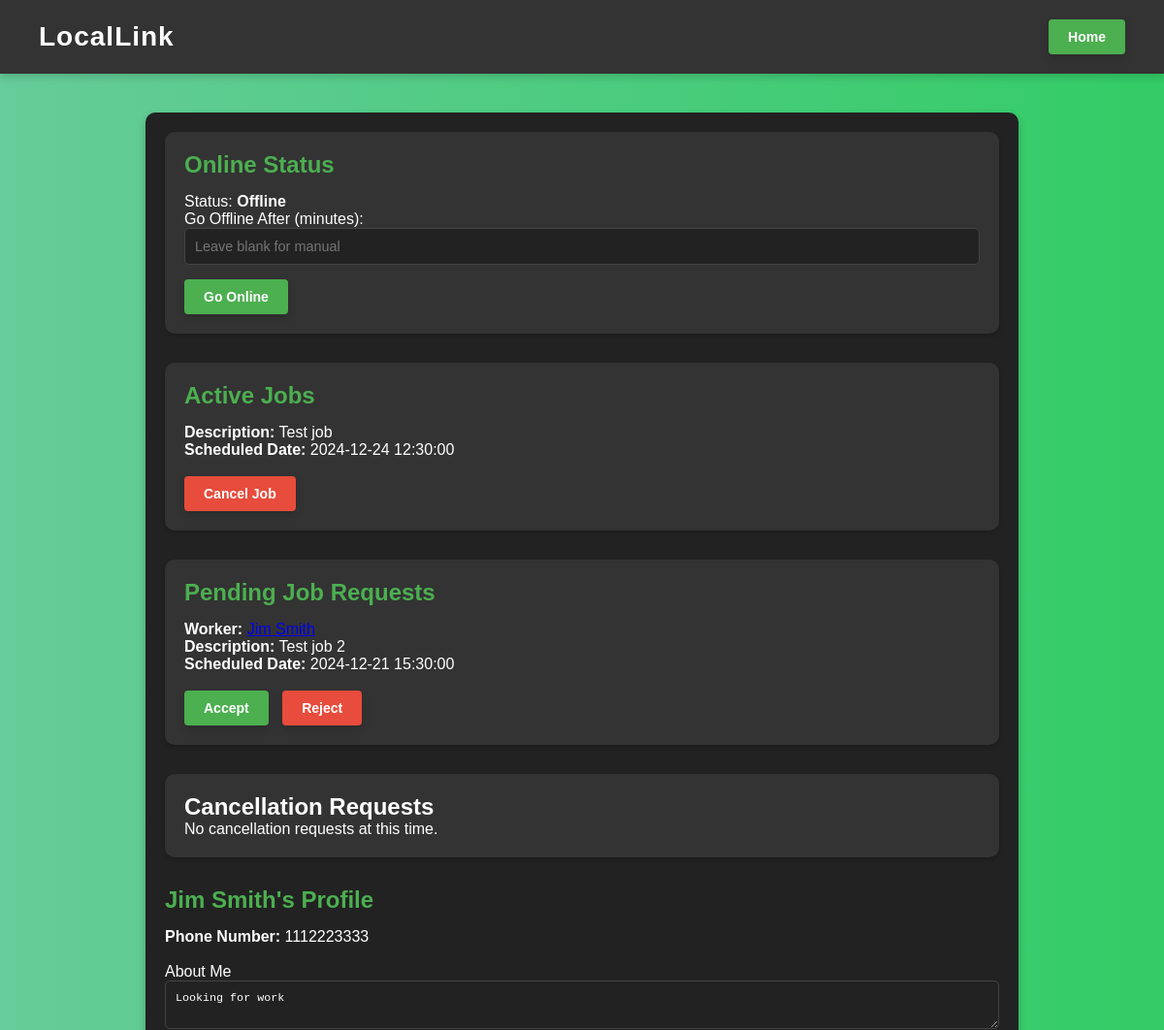
/profile/3 (signed in, upper part), run on an earlier commit of the app's database.
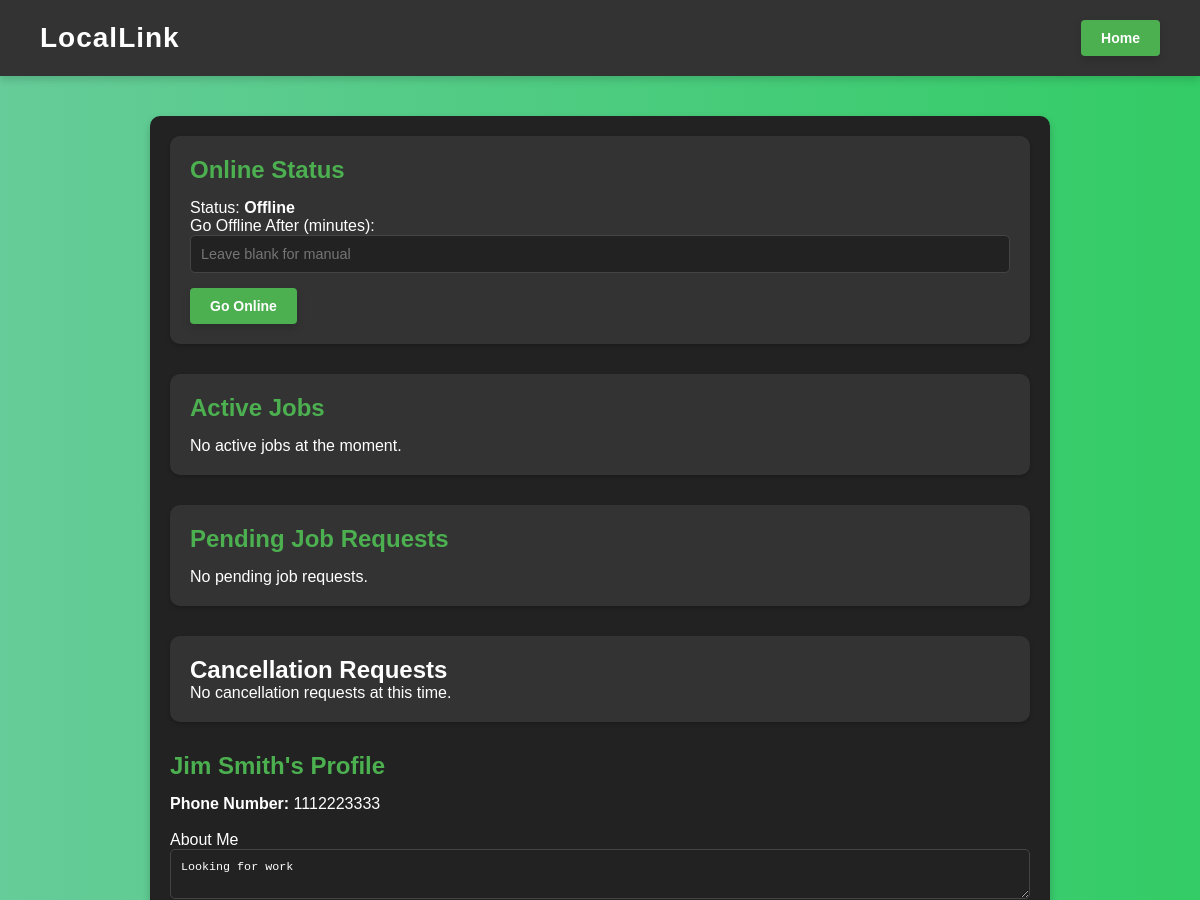
And on a later commit of the database.
### app/models/contract.py (models this page shows)
class Contract(db.Model):
    __tablename__ = 'contracts'
    id = db.Column(db.Integer, primary_key=True)
    worker_id = db.Column(db.Integer, db.ForeignKey('workers.id'), nullable=False)
    employer_id = db.Column(db.Integer, db.ForeignKey('employers.id'), nullable=False)
    job_posting_id = db.Column(db.Integer, db.ForeignKey('job_postings.id'), nullable=True)
    description = db.Column(db.String(500), nullable=True)  # New column for job description
    status = db.Column(db.String(50), default='pending')  # pending, accepted, completed, etc.
    created_at = db.Column(db.DateTime, default=datetime.utcnow)
    job_date = db.Column(db.DateTime, nullable=False)  # Job date
    worker = db.relationship('Worker', back_populates='contracts')
    employer = db.relationship('Employer', back_populates='contracts')
    job_posting = db.relationship('JobPosting', backref='contracts')

### app/models/worker.py (models this page shows, shortened)
class Worker(db.Model):
    __tablename__ = 'workers'
    id = db.Column(db.Integer, primary_key=True)
    profile_picture = db.Column(db.String(200))
    name = db.Column(db.String(100), nullable=False)
    phone_number = db.Column(db.String(15), unique=True, nullable=False)
    password = db.Column(db.String(200), nullable=False)
    zip_code = db.Column(db.String(10), nullable=False)
    travel_distance = db.Column(db.Integer, nullable=False)
    user_role = db.Column(db.String(50), default='regular')
    about_me = db.Column(db.Text, nullable=True)
    is_online = db.Column(db.Boolean, default=False)
    auto_offline_time = db.Column(db.DateTime, nullable=True)
    job_postings = db.relationship('JobPosting', back_populates='worker')
    contracts = db.relationship('Contract', back_populates='worker')
    skills = db.relationship('Skill', back_populates='worker')  # Add this line

### app/routes/worker_routes.py (the view, shortened to what this page needs)
@worker_bp.route('/profile/<int:worker_id>', methods=['GET', 'POST'])
def worker_profile(worker_id):
    worker = Worker.query.get_or_404(worker_id)
    if session.get('worker_id') != worker_id:
        flash("You are not authorized to view this profile.", "danger")
        return redirect(url_for('home.home'))
    form = WorkerProfileForm(obj=worker)
    pending_requests = Contract.query.filter_by(worker_id=worker_id, status='pending').all()
    active_jobs = Contract.query.filter_by(worker_id=worker_id, status='accepted').all()
    cancel_requests = Contract.query.filter_by(worker_id=worker_id, status='cancel_requested').all()
    worker_skills = Skill.query.filter_by(worker_id=worker_id).all()
    return render_template(
        'worker_profile.html',
        worker=worker,
        form=form,
        skills=worker_skills,
        pending_requests=pending_requests,
        active_jobs=active_jobs,
        cancel_requests=cancel_requests,
    )

### app/forms.py
class WorkerProfileForm(FlaskForm):
    about_me = TextAreaField('About Me', validators=[DataRequired()])
    zip_code = StringField('ZIP Code', validators=[DataRequired()])
    travel_distance = IntegerField('Travel Distance (miles)', validators=[DataRequired(), NumberRange(min=1)])
    skill_name = StringField('Skill Name', validators=[Optional()])
    experience_level = IntegerField('Experience Level (1-5)', validators=[Optional(), NumberRange(min=1, max=5)])
    description = TextAreaField('Skill Description', validators=[Optional()])
    rate_type = SelectField(
        'Rate Type',
        choices=[('fixed', 'Fixed'), ('hourly', 'Hourly'), ('negotiable', 'Negotiable')],
        default='negotiable'
    )
    rate_value = FloatField(
        'Rate Value',
        validators=[Optional(), NumberRange(min=0)],
        render_kw={"placeholder": "Leave blank if negotiable"}
    )
    submit = SubmitField('Save Changes')

### app/templates/worker_profile.html (shortened to what the changed rows need)
<!DOCTYPE html>
<html lang="en">
<head>
    <link rel="stylesheet" href="{{ url_for('static', filename='css/worker_profile.css') }}">
</head>
<body>
    <header>
        <div class="logo">
            <h1>LocalLink</h1>
        </div>
    </header>
    <main>
        <section class="profile-card">
            <div class="worker-online-status">
                <h2>Online Status</h2>
            </div>
            <div class="active-jobs">
                <h2>Active Jobs</h2>
                <ul>
                    {% if active_jobs %}
                        {% for job in active_jobs %}
                            <li>
                                <p><strong>Description:</strong> {{ job.description }}</p>
                                <p><strong>Scheduled Date:</strong> {{ job.job_date.strftime('%Y-%m-%d %H:%M:%S') }}</p>
                                <br/>
                                <form method="POST" action="{{ url_for('worker.cancel_active_job', job_id=job.id) }}">
                                    <button type="submit" class="button danger">Cancel Job</button>
                                </form>
                                <br/>
                            </li>
                        {% endfor %}
                    {% else %}
                        <p>No active jobs at the moment.</p>
                    {% endif %}
                </ul>
            </div>
            <div class="job-requests">
                <h2>Pending Job Requests</h2>
                <ul>
                    {% if pending_requests %}
                        {% for request in pending_requests %}
                            <li>
                                <p>
                                    <strong>Worker:</strong>
                                    <a href="{{ url_for('worker.worker_view', worker_id=request.worker.id) }}">
                                        {{ request.worker.name }}
                                    </a>
                                </p>
                                <p><strong>Description:</strong> {{ request.description }}</p>
                                <p><strong>Scheduled Date:</strong> {{ request.job_date.strftime('%Y-%m-%d %H:%M:%S') if request.job_date else "N/A" }}</p>
                                <br/>
                                <form method="POST" action="{{ url_for('worker.accept_job', job_id=request.id) }}">
                                    <button type="submit" class="button">Accept</button>
                                </form>
                                <form method="POST" action="{{ url_for('worker.reject_job', job_id=request.id) }}">
                                    <button type="submit" class="button danger">Reject</button>
                                </form>
                            </li>
                        {% endfor %}
                    {% else %}
                        <p>No pending job requests.</p>
                    {% endif %}
                </ul>
            </div>
            <div class="cancellation-requests">
                <h2>Cancellation Requests</h2>
            </div>
            <div class="worker-details">
                <h2>{{ worker.name }}'s Profile</h2>
                <br/>
            </div>
        </section>
    </main>
</body>
</html>

What changed in the data, as far as the page shows it:
no longer on this page (row edited): Contract: description "Test job", job_date "2024-12-24 12:30:00", shown under "Active Jobs"
removed Contract: worker.name "Jim Smith", description "Test job 2", job_date "2024-12-21 15:30:00", shown under "Pending Job Requests"
Also different on the page:
text now shown: "No active jobs at the moment. No pending job requests."
